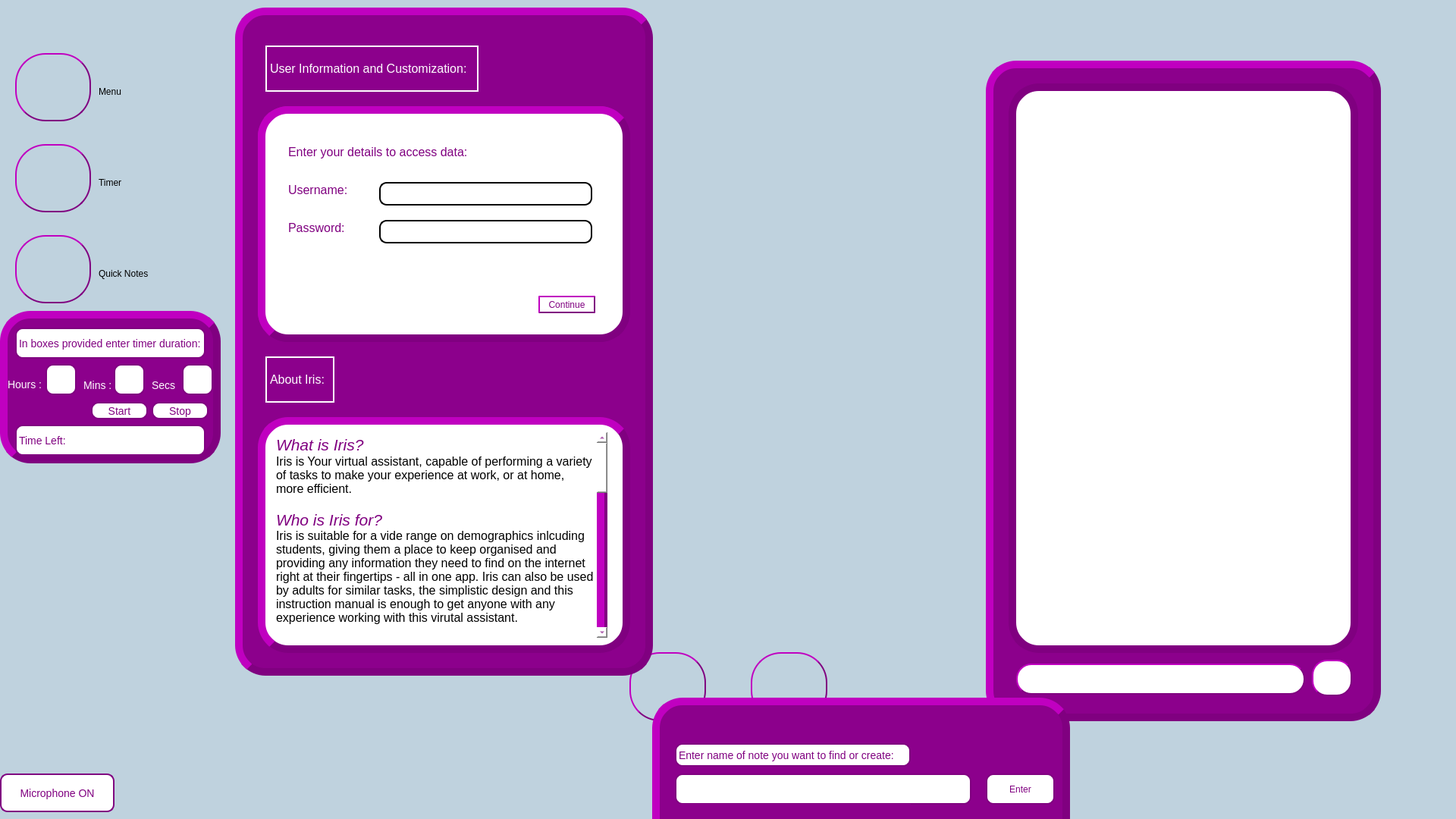
<?xml version="1.0" encoding="UTF-8"?>
<ui version="4.0">
 <class>MainWindow</class>
 <widget class="QMainWindow" name="MainWindow">
  <property name="enabled">
   <bool>true</bool>
  </property>
  <property name="geometry">
   <rect>
    <x>0</x>
    <y>0</y>
    <width>1920</width>
    <height>1080</height>
   </rect>
  </property>
  <property name="minimumSize">
   <size>
    <width>1920</width>
    <height>1080</height>
   </size>
  </property>
  <property name="maximumSize">
   <size>
    <width>1920</width>
    <height>1080</height>
   </size>
  </property>
  <property name="windowTitle">
   <string>MainWindow</string>
  </property>
  <property name="styleSheet">
   <string notr="true">background-color: rgb(191, 210, 222)</string>
  </property>
  <widget class="QWidget" name="centralwidget">
   <widget class="QLabel" name="label">
    <property name="geometry">
     <rect>
      <x>860</x>
      <y>130</y>
      <width>201</width>
      <height>641</height>
     </rect>
    </property>
    <property name="text">
     <string/>
    </property>
    <property name="pixmap">
     <pixmap>idle.png</pixmap>
    </property>
    <property name="scaledContents">
     <bool>true</bool>
    </property>
   </widget>
   <widget class="QLabel" name="statusText">
    <property name="geometry">
     <rect>
      <x>840</x>
      <y>790</y>
      <width>241</width>
      <height>41</height>
     </rect>
    </property>
    <property name="styleSheet">
     <string notr="true">font: 75 28pt &quot;Rockwell&quot;;</string>
    </property>
    <property name="text">
     <string/>
    </property>
   </widget>
   <widget class="QPushButton" name="micButton">
    <property name="geometry">
     <rect>
      <x>830</x>
      <y>860</y>
      <width>101</width>
      <height>91</height>
     </rect>
    </property>
    <property name="styleSheet">
     <string notr="true">QPushButton {
	background-color: rgb(191, 210, 222);
	border-style: outset;
	border-width: 2px;
	border-radius: 40px;
	border-color: rgb(128, 0, 128);
	color: rgb(128, 0, 128);
}

QPushButton:hover {
	background-color: rgb(160, 175, 185);
}

QPushButton:pressed {
	background-color: rgb(160rgb(94, 103, 109), 175, 185);
}


</string>
    </property>
    <property name="text">
     <string/>
    </property>
    <property name="icon">
     <iconset>
      <normaloff>microphone.png</normaloff>microphone.png</iconset>
    </property>
    <property name="iconSize">
     <size>
      <width>64</width>
      <height>64</height>
     </size>
    </property>
   </widget>
   <widget class="QPushButton" name="chatButton">
    <property name="geometry">
     <rect>
      <x>990</x>
      <y>860</y>
      <width>101</width>
      <height>91</height>
     </rect>
    </property>
    <property name="styleSheet">
     <string notr="true">QPushButton {
	background-color: rgb(191, 210, 222);
	border-style: outset;
	border-width: 2px;
	border-radius: 40px;
	border-color: rgb(128, 0, 128);
	color: rgb(128, 0, 128);
}

QPushButton:hover {
	background-color: rgb(160, 175, 185);
}

QPushButton:pressed {
	background-color: rgb(160rgb(94, 103, 109), 175, 185);
}


</string>
    </property>
    <property name="text">
     <string/>
    </property>
    <property name="icon">
     <iconset>
      <normaloff>chat.png</normaloff>chat.png</iconset>
    </property>
    <property name="iconSize">
     <size>
      <width>64</width>
      <height>64</height>
     </size>
    </property>
    <property name="checkable">
     <bool>false</bool>
    </property>
   </widget>
   <widget class="QPushButton" name="menuButton">
    <property name="geometry">
     <rect>
      <x>20</x>
      <y>70</y>
      <width>100</width>
      <height>90</height>
     </rect>
    </property>
    <property name="styleSheet">
     <string notr="true">QPushButton {
	background-color: rgb(191, 210, 222);
	border-style: outset;
	border-width: 2px;
	border-radius: 40px;
	border-color: rgb(128, 0, 128);
	color: rgb(128, 0, 128);
}

QPushButton:hover {
	background-color: rgb(160, 175, 185);
}

QPushButton:pressed {
	background-color: rgb(160rgb(94, 103, 109), 175, 185);
}


</string>
    </property>
    <property name="text">
     <string/>
    </property>
    <property name="icon">
     <iconset>
      <normaloff>menu.png</normaloff>menu.png</iconset>
    </property>
    <property name="iconSize">
     <size>
      <width>64</width>
      <height>64</height>
     </size>
    </property>
   </widget>
   <widget class="QPushButton" name="timerButton">
    <property name="geometry">
     <rect>
      <x>20</x>
      <y>190</y>
      <width>100</width>
      <height>90</height>
     </rect>
    </property>
    <property name="styleSheet">
     <string notr="true">QPushButton {
	background-color: rgb(191, 210, 222);
	border-style: outset;
	border-width: 2px;
	border-radius: 40px;
	border-color: rgb(128, 0, 128);
	color: rgb(128, 0, 128);
}

QPushButton:hover {
	background-color: rgb(160, 175, 185);
}

QPushButton:pressed {
	background-color: rgb(160rgb(94, 103, 109), 175, 185);
}


</string>
    </property>
    <property name="text">
     <string/>
    </property>
    <property name="icon">
     <iconset>
      <normaloff>timer.png</normaloff>timer.png</iconset>
    </property>
    <property name="iconSize">
     <size>
      <width>64</width>
      <height>64</height>
     </size>
    </property>
   </widget>
   <widget class="QPushButton" name="notesButton">
    <property name="geometry">
     <rect>
      <x>20</x>
      <y>310</y>
      <width>100</width>
      <height>90</height>
     </rect>
    </property>
    <property name="styleSheet">
     <string notr="true">QPushButton {
	background-color: rgb(191, 210, 222);
	border-style: outset;
	border-width: 2px;
	border-radius: 40px;
	border-color: rgb(128, 0, 128);
	color: rgb(128, 0, 128);
}

QPushButton:hover {
	background-color: rgb(160, 175, 185);
}

QPushButton:pressed {
	background-color: rgb(160rgb(94, 103, 109), 175, 185);
}


</string>
    </property>
    <property name="text">
     <string/>
    </property>
    <property name="icon">
     <iconset>
      <normaloff>quick notes.png</normaloff>quick notes.png</iconset>
    </property>
    <property name="iconSize">
     <size>
      <width>128</width>
      <height>128</height>
     </size>
    </property>
   </widget>
   <widget class="QLabel" name="menuLabel">
    <property name="geometry">
     <rect>
      <x>130</x>
      <y>100</y>
      <width>91</width>
      <height>41</height>
     </rect>
    </property>
    <property name="styleSheet">
     <string notr="true">font: 75 bold 20pt &quot;Rockwell&quot;;</string>
    </property>
    <property name="text">
     <string>Menu</string>
    </property>
   </widget>
   <widget class="QLabel" name="timerLabel">
    <property name="geometry">
     <rect>
      <x>130</x>
      <y>220</y>
      <width>91</width>
      <height>41</height>
     </rect>
    </property>
    <property name="styleSheet">
     <string notr="true">font: 75 bold 20pt &quot;Rockwell&quot;;</string>
    </property>
    <property name="text">
     <string>Timer</string>
    </property>
   </widget>
   <widget class="QLabel" name="timerLabel_2">
    <property name="geometry">
     <rect>
      <x>130</x>
      <y>340</y>
      <width>171</width>
      <height>41</height>
     </rect>
    </property>
    <property name="styleSheet">
     <string notr="true">font: 75 bold 20pt &quot;Rockwell&quot;;</string>
    </property>
    <property name="text">
     <string>Quick Notes</string>
    </property>
   </widget>
   <widget class="QFrame" name="frame">
    <property name="geometry">
     <rect>
      <x>390</x>
      <y>10</y>
      <width>451</width>
      <height>521</height>
     </rect>
    </property>
    <property name="styleSheet">
     <string notr="true">background-color: rgb(191, 210, 222);
border-style: outset;
border-width: 2px;
border-radius: 40px;
border-color: rgb(128, 0, 128);
color: rgb(128, 0, 128);</string>
    </property>
    <property name="frameShape">
     <enum>QFrame::StyledPanel</enum>
    </property>
    <property name="frameShadow">
     <enum>QFrame::Raised</enum>
    </property>
    <widget class="QLabel" name="label_2">
     <property name="geometry">
      <rect>
       <x>20</x>
       <y>20</y>
       <width>221</width>
       <height>61</height>
      </rect>
     </property>
     <property name="styleSheet">
      <string notr="true">font: 75 26pt &quot;Rockwell&quot;;
text-decoration: underline;
border: none</string>
     </property>
     <property name="text">
      <string>TO-DO LIST: </string>
     </property>
    </widget>
    <widget class="QPlainTextEdit" name="todoEdit">
     <property name="geometry">
      <rect>
       <x>13</x>
       <y>80</y>
       <width>421</width>
       <height>371</height>
      </rect>
     </property>
     <property name="styleSheet">
      <string notr="true">border: none;
font: 14pt &quot;MS Shell Dlg 2&quot;;
color: black
</string>
     </property>
     <property name="readOnly">
      <bool>true</bool>
     </property>
     <property name="plainText">
      <string/>
     </property>
    </widget>
    <widget class="QPushButton" name="clearTodo">
     <property name="geometry">
      <rect>
       <x>350</x>
       <y>480</y>
       <width>75</width>
       <height>23</height>
      </rect>
     </property>
     <property name="styleSheet">
      <string notr="true">QPushButton:hover {
	background-color: rgb(160, 175, 185);
}

QPushButton:pressed {
	background-color: rgb(160rgb(94, 103, 109), 175, 185);
}</string>
     </property>
     <property name="text">
      <string>Clear List</string>
     </property>
    </widget>
    <widget class="QPushButton" name="addToTodo">
     <property name="geometry">
      <rect>
       <x>350</x>
       <y>450</y>
       <width>75</width>
       <height>23</height>
      </rect>
     </property>
     <property name="styleSheet">
      <string notr="true">QPushButton:hover {
	background-color: rgb(160, 175, 185);
}

QPushButton:pressed {
	background-color: rgb(160rgb(94, 103, 109), 175, 185);
}</string>
     </property>
     <property name="text">
      <string>Add</string>
     </property>
    </widget>
    <widget class="QWidget" name="verticalLayoutWidget">
     <property name="geometry">
      <rect>
       <x>10</x>
       <y>80</y>
       <width>431</width>
       <height>361</height>
      </rect>
     </property>
     <layout class="QVBoxLayout" name="todoLayout">
      <property name="spacing">
       <number>0</number>
      </property>
      <property name="leftMargin">
       <number>1</number>
      </property>
      <property name="topMargin">
       <number>1</number>
      </property>
      <property name="rightMargin">
       <number>1</number>
      </property>
      <property name="bottomMargin">
       <number>1</number>
      </property>
     </layout>
    </widget>
    <widget class="QLineEdit" name="lineEdit">
     <property name="geometry">
      <rect>
       <x>10</x>
       <y>460</y>
       <width>331</width>
       <height>31</height>
      </rect>
     </property>
     <property name="styleSheet">
      <string notr="true">background-color: white;  /* White background */
border: 2px solid;        /* Border with default color */
border-radius: 10px;      /* Rounded edges */
border-color: rgb(128, 0, 128);
padding: 5px;</string>
     </property>
     <property name="text">
      <string/>
     </property>
    </widget>
   </widget>
   <widget class="QFrame" name="chatFrame">
    <property name="geometry">
     <rect>
      <x>1300</x>
      <y>80</y>
      <width>521</width>
      <height>871</height>
     </rect>
    </property>
    <property name="styleSheet">
     <string notr="true">background-color:rgb(140, 0, 140);
border-style: outset;
border-width: 10px;
border-radius: 40px;
border-color: rgb(128, 0, 128);
color: rgb(128, 0, 128);</string>
    </property>
    <property name="frameShape">
     <enum>QFrame::StyledPanel</enum>
    </property>
    <property name="frameShadow">
     <enum>QFrame::Raised</enum>
    </property>
    <widget class="QFrame" name="innerFrame">
     <property name="geometry">
      <rect>
       <x>30</x>
       <y>30</y>
       <width>461</width>
       <height>751</height>
      </rect>
     </property>
     <property name="styleSheet">
      <string notr="true">background-color: white;
border-style: solid;
border-width: 10px;
border-radius: 40px;
border-color: none</string>
     </property>
     <property name="frameShape">
      <enum>QFrame::StyledPanel</enum>
     </property>
     <property name="frameShadow">
      <enum>QFrame::Raised</enum>
     </property>
     <widget class="QTextBrowser" name="chat">
      <property name="geometry">
       <rect>
        <x>20</x>
        <y>20</y>
        <width>421</width>
        <height>711</height>
       </rect>
      </property>
      <property name="styleSheet">
       <string notr="true">border: none;
font-size: 16px;
color: black;
background-color: white;</string>
      </property>
     </widget>
    </widget>
    <widget class="QLineEdit" name="userEntry">
     <property name="geometry">
      <rect>
       <x>40</x>
       <y>795</y>
       <width>381</width>
       <height>41</height>
      </rect>
     </property>
     <property name="styleSheet">
      <string notr="true">background-color:white;
border-style: outset;
border-width: 2px;
border-radius: 20px;
border-color: rgb(128, 0, 128);
color: rgb(128, 0, 128);
font-size: 14px</string>
     </property>
     <property name="text">
      <string/>
     </property>
    </widget>
    <widget class="QPushButton" name="sendButton">
     <property name="geometry">
      <rect>
       <x>430</x>
       <y>790</y>
       <width>53</width>
       <height>48</height>
      </rect>
     </property>
     <property name="styleSheet">
      <string notr="true">QPushButton {
	background-color: rgb(255, 255, 255);
	border-style: outset;
	border-width: 2px;
	border-radius: 20px;
	border-color: rgb(128, 0, 128);
	color: rgb(128, 0, 128);
}

QPushButton:hover {
	background-color: rgb(160, 175, 185);
}

QPushButton:pressed {
	background-color: rgb(160rgb(94, 103, 109), 175, 185);
}


</string>
     </property>
     <property name="text">
      <string/>
     </property>
     <property name="icon">
      <iconset>
       <normaloff>sendChat.png</normaloff>sendChat.png</iconset>
     </property>
     <property name="iconSize">
      <size>
       <width>32</width>
       <height>32</height>
      </size>
     </property>
    </widget>
   </widget>
   <widget class="QLabel" name="user">
    <property name="geometry">
     <rect>
      <x>10</x>
      <y>10</y>
      <width>211</width>
      <height>16</height>
     </rect>
    </property>
    <property name="styleSheet">
     <string notr="true">font-size: 13px;
</string>
    </property>
    <property name="text">
     <string/>
    </property>
   </widget>
   <widget class="QFrame" name="notes">
    <property name="geometry">
     <rect>
      <x>860</x>
      <y>920</y>
      <width>551</width>
      <height>681</height>
     </rect>
    </property>
    <property name="styleSheet">
     <string notr="true">background-color:rgb(140, 0, 140);
border-style: outset;
border-width: 10px;
border-radius: 40px;
border-color: rgb(128, 0, 128);
color: rgb(128, 0, 128);</string>
    </property>
    <property name="frameShape">
     <enum>QFrame::StyledPanel</enum>
    </property>
    <property name="frameShadow">
     <enum>QFrame::Raised</enum>
    </property>
    <widget class="QLineEdit" name="inputNote">
     <property name="geometry">
      <rect>
       <x>30</x>
       <y>100</y>
       <width>391</width>
       <height>41</height>
      </rect>
     </property>
     <property name="styleSheet">
      <string notr="true">border:solid;
border-width:2px;
border-radius: 10px;
border-color: rgb(128, 0, 128);
background-color: white;
font-size:14px;</string>
     </property>
    </widget>
    <widget class="QPushButton" name="enterButton">
     <property name="geometry">
      <rect>
       <x>440</x>
       <y>100</y>
       <width>91</width>
       <height>41</height>
      </rect>
     </property>
     <property name="styleSheet">
      <string notr="true">QPushButton{
border:solid;
border-width:2px;
border-radius: 10px;
border-color: rgb(128, 0, 128);
background-color: white;
}

QPushButton:hover {
	background-color: rgb(160, 175, 185);
}

QPushButton:pressed {
	background-color: rgb(160rgb(94, 103, 109), 175, 185);
}


</string>
     </property>
     <property name="text">
      <string>Enter</string>
     </property>
    </widget>
    <widget class="QPlainTextEdit" name="displayNote">
     <property name="geometry">
      <rect>
       <x>30</x>
       <y>170</y>
       <width>491</width>
       <height>451</height>
      </rect>
     </property>
     <property name="styleSheet">
      <string notr="true">border:solid;
border-width:2px;
border-radius: 10px;
border-color: rgb(128, 0, 128);
background-color: white;
font-size:14px;</string>
     </property>
    </widget>
    <widget class="QLabel" name="label_6">
     <property name="geometry">
      <rect>
       <x>30</x>
       <y>60</y>
       <width>311</width>
       <height>31</height>
      </rect>
     </property>
     <property name="styleSheet">
      <string notr="true">border:solid;
border-width:2px;
border-radius: 10px;
border-color: rgb(128, 0, 128);
background-color: white;
font-size: 14px;</string>
     </property>
     <property name="text">
      <string>Enter name of note you want to find or create:</string>
     </property>
    </widget>
    <widget class="QPushButton" name="saveButton">
     <property name="geometry">
      <rect>
       <x>420</x>
       <y>630</y>
       <width>91</width>
       <height>41</height>
      </rect>
     </property>
     <property name="styleSheet">
      <string notr="true">QPushButton {
border:solid;
border-width:2px;
border-radius: 10px;
border-color: rgb(128, 0, 128);
background-color: white;
}


QPushButton:hover {
	background-color: rgb(160, 175, 185);
}

QPushButton:pressed {
	background-color: rgb(160rgb(94, 103, 109), 175, 185);
}


</string>
     </property>
     <property name="text">
      <string>Save</string>
     </property>
    </widget>
    <widget class="QLabel" name="notice">
     <property name="geometry">
      <rect>
       <x>30</x>
       <y>140</y>
       <width>311</width>
       <height>31</height>
      </rect>
     </property>
     <property name="styleSheet">
      <string notr="true">border:none;
background-color: rgb(140, 0, 140);
font-size: 14px;
color: white;</string>
     </property>
     <property name="text">
      <string/>
     </property>
    </widget>
   </widget>
   <widget class="QWidget" name="timer" native="true">
    <property name="geometry">
     <rect>
      <x>0</x>
      <y>410</y>
      <width>291</width>
      <height>201</height>
     </rect>
    </property>
    <property name="styleSheet">
     <string notr="true">background-color:rgb(140, 0, 140);
border-style: outset;
border-width: 10px;
border-radius: 40px;
border-color: rgb(128, 0, 128);
color: rgb(128, 0, 128);</string>
    </property>
    <widget class="QLabel" name="label_7">
     <property name="geometry">
      <rect>
       <x>20</x>
       <y>22</y>
       <width>251</width>
       <height>41</height>
      </rect>
     </property>
     <property name="styleSheet">
      <string notr="true">border:solid;
border-width:2px;
border-radius: 10px;
border-color: rgb(128, 0, 128);
background-color: white;
font-size: 14px;</string>
     </property>
     <property name="text">
      <string>In boxes provided enter timer duration:</string>
     </property>
    </widget>
    <widget class="QLineEdit" name="hours">
     <property name="geometry">
      <rect>
       <x>60</x>
       <y>70</y>
       <width>41</width>
       <height>41</height>
      </rect>
     </property>
     <property name="styleSheet">
      <string notr="true">border:solid;
border-width:2px;
border-radius: 10px;
border-color: rgb(128, 0, 128);
background-color: white;
font-size: 14px;</string>
     </property>
     <property name="text">
      <string/>
     </property>
    </widget>
    <widget class="QLineEdit" name="minutes">
     <property name="geometry">
      <rect>
       <x>150</x>
       <y>70</y>
       <width>41</width>
       <height>41</height>
      </rect>
     </property>
     <property name="styleSheet">
      <string notr="true">border:solid;
border-width:2px;
border-radius: 10px;
border-color: rgb(128, 0, 128);
background-color: white;
font-size: 14px;</string>
     </property>
     <property name="text">
      <string/>
     </property>
    </widget>
    <widget class="QLabel" name="label_8">
     <property name="geometry">
      <rect>
       <x>10</x>
       <y>90</y>
       <width>47</width>
       <height>13</height>
      </rect>
     </property>
     <property name="styleSheet">
      <string notr="true">border:none;
border-color: rgb(128, 0, 128);
background-color: rgb(140, 0, 140);
font-size: 14px;
color: white;</string>
     </property>
     <property name="text">
      <string>Hours :</string>
     </property>
    </widget>
    <widget class="QLabel" name="label_9">
     <property name="geometry">
      <rect>
       <x>110</x>
       <y>90</y>
       <width>41</width>
       <height>16</height>
      </rect>
     </property>
     <property name="styleSheet">
      <string notr="true">border:none;
border-color: rgb(128, 0, 128);
background-color: rgb(140, 0, 140);
font-size: 14px;
color: white;</string>
     </property>
     <property name="text">
      <string>Mins :</string>
     </property>
    </widget>
    <widget class="QPushButton" name="timerStart">
     <property name="geometry">
      <rect>
       <x>120</x>
       <y>120</y>
       <width>75</width>
       <height>23</height>
      </rect>
     </property>
     <property name="styleSheet">
      <string notr="true">QPushButton {
border:solid;
border-width:2px;
border-radius: 10px;
border-color: rgb(128, 0, 128);
background-color: white;
font-size: 14px;
}


QPushButton:hover {
	background-color: rgb(160, 175, 185);
}

QPushButton:pressed {
	background-color: rgb(94, 103, 109);
}


</string>
     </property>
     <property name="text">
      <string>Start</string>
     </property>
    </widget>
    <widget class="QPushButton" name="timerStop">
     <property name="geometry">
      <rect>
       <x>200</x>
       <y>120</y>
       <width>75</width>
       <height>23</height>
      </rect>
     </property>
     <property name="styleSheet">
      <string notr="true">QPushButton {
border:solid;
border-width:2px;
border-radius: 10px;
border-color: rgb(128, 0, 128);
background-color: white;
font-size: 14px;
}


QPushButton:hover {
	background-color: rgb(160, 175, 185);
}

QPushButton:pressed {
	background-color: rgb(94, 103, 109);
}


</string>
     </property>
     <property name="text">
      <string>Stop</string>
     </property>
    </widget>
    <widget class="QLabel" name="label_10">
     <property name="geometry">
      <rect>
       <x>200</x>
       <y>90</y>
       <width>31</width>
       <height>16</height>
      </rect>
     </property>
     <property name="styleSheet">
      <string notr="true">border:none;
border-color: rgb(128, 0, 128);
background-color: rgb(140, 0, 140);
font-size: 14px;
color: white;</string>
     </property>
     <property name="text">
      <string>Secs:</string>
     </property>
    </widget>
    <widget class="QLineEdit" name="seconds">
     <property name="geometry">
      <rect>
       <x>240</x>
       <y>70</y>
       <width>41</width>
       <height>41</height>
      </rect>
     </property>
     <property name="styleSheet">
      <string notr="true">border:solid;
border-width:2px;
border-radius: 10px;
border-color: rgb(128, 0, 128);
background-color: white;
font-size: 14px;</string>
     </property>
     <property name="text">
      <string/>
     </property>
    </widget>
    <widget class="QLabel" name="remainTime">
     <property name="geometry">
      <rect>
       <x>20</x>
       <y>150</y>
       <width>251</width>
       <height>41</height>
      </rect>
     </property>
     <property name="styleSheet">
      <string notr="true">border:solid;
border-width:2px;
border-radius: 10px;
border-color: rgb(128, 0, 128);
background-color: white;
font-size: 14px;</string>
     </property>
     <property name="text">
      <string>Time Left:</string>
     </property>
    </widget>
   </widget>
   <widget class="QFrame" name="menuTab">
    <property name="geometry">
     <rect>
      <x>310</x>
      <y>10</y>
      <width>551</width>
      <height>881</height>
     </rect>
    </property>
    <property name="styleSheet">
     <string notr="true">background-color:rgb(140, 0, 140);
border-style: outset;
border-width: 10px;
border-radius: 40px;
border-color: rgb(128, 0, 128);
color: rgb(128, 0, 128);</string>
    </property>
    <property name="frameShape">
     <enum>QFrame::StyledPanel</enum>
    </property>
    <property name="frameShadow">
     <enum>QFrame::Raised</enum>
    </property>
    <widget class="QLabel" name="label_3">
     <property name="geometry">
      <rect>
       <x>40</x>
       <y>50</y>
       <width>281</width>
       <height>61</height>
      </rect>
     </property>
     <property name="styleSheet">
      <string notr="true">border: solid; 
border-width: 2px;
border-color: white;
color: white;
font-size: 16px;
</string>
     </property>
     <property name="text">
      <string>User Information and Customization:</string>
     </property>
    </widget>
    <widget class="QLabel" name="label_4">
     <property name="geometry">
      <rect>
       <x>40</x>
       <y>460</y>
       <width>91</width>
       <height>61</height>
      </rect>
     </property>
     <property name="styleSheet">
      <string notr="true">border: solid; 
border-width: 2px;
border-color: white;
color: white;
font-size: 16px;
</string>
     </property>
     <property name="text">
      <string>About Iris:</string>
     </property>
    </widget>
    <widget class="QFrame" name="frame_3">
     <property name="geometry">
      <rect>
       <x>30</x>
       <y>130</y>
       <width>491</width>
       <height>311</height>
      </rect>
     </property>
     <property name="styleSheet">
      <string notr="true">background-color: white</string>
     </property>
     <property name="frameShape">
      <enum>QFrame::StyledPanel</enum>
     </property>
     <property name="frameShadow">
      <enum>QFrame::Raised</enum>
     </property>
     <widget class="QLabel" name="yourUsername">
      <property name="geometry">
       <rect>
        <x>20</x>
        <y>90</y>
        <width>111</width>
        <height>41</height>
       </rect>
      </property>
      <property name="styleSheet">
       <string notr="true">border: none;
font-size: 16px</string>
      </property>
      <property name="text">
       <string>Your username</string>
      </property>
     </widget>
     <widget class="QLabel" name="yourUsername_2">
      <property name="geometry">
       <rect>
        <x>20</x>
        <y>140</y>
        <width>111</width>
        <height>41</height>
       </rect>
      </property>
      <property name="styleSheet">
       <string notr="true">border: none;
font-size: 16px</string>
      </property>
      <property name="text">
       <string>Your password</string>
      </property>
     </widget>
     <widget class="QLabel" name="yourUsername_3">
      <property name="geometry">
       <rect>
        <x>20</x>
        <y>40</y>
        <width>111</width>
        <height>41</height>
       </rect>
      </property>
      <property name="styleSheet">
       <string notr="true">border: none;
font-size: 16px</string>
      </property>
      <property name="text">
       <string>Your nickname</string>
      </property>
     </widget>
     <widget class="QPushButton" name="saveChanges">
      <property name="geometry">
       <rect>
        <x>370</x>
        <y>240</y>
        <width>91</width>
        <height>31</height>
       </rect>
      </property>
      <property name="styleSheet">
       <string notr="true">QPushButton {
	background-color: white;
	border-style: outset;
	border-width: 2px;
	border-radius: 40px;
	border-color: rgb(128, 0, 128);
	color: rgb(128, 0, 128);
}

QPushButton:hover {
	background-color: rgb(160, 175, 185);
}

QPushButton:pressed {
	background-color: rgb(160rgb(94, 103, 109), 175, 185);
}


</string>
      </property>
      <property name="text">
       <string>Save Changes</string>
      </property>
     </widget>
     <widget class="QLineEdit" name="nickname">
      <property name="geometry">
       <rect>
        <x>160</x>
        <y>50</y>
        <width>281</width>
        <height>31</height>
       </rect>
      </property>
      <property name="styleSheet">
       <string notr="true">border: solid;
border-radius: 10px;
border-width: 2px;
font-size: 14px;
color: black</string>
      </property>
     </widget>
     <widget class="QLineEdit" name="usernameEdit">
      <property name="geometry">
       <rect>
        <x>160</x>
        <y>100</y>
        <width>281</width>
        <height>31</height>
       </rect>
      </property>
      <property name="styleSheet">
       <string notr="true">border: solid;
border-radius: 10px;
border-width: 2px;
font-size: 14px;
color: grey</string>
      </property>
      <property name="text">
       <string/>
      </property>
      <property name="readOnly">
       <bool>true</bool>
      </property>
     </widget>
     <widget class="QLineEdit" name="passwordEdit">
      <property name="geometry">
       <rect>
        <x>160</x>
        <y>150</y>
        <width>281</width>
        <height>31</height>
       </rect>
      </property>
      <property name="styleSheet">
       <string notr="true">border: solid;
border-radius: 10px;
border-width: 2px;
font-size: 14px;
color: grey</string>
      </property>
      <property name="readOnly">
       <bool>true</bool>
      </property>
     </widget>
     <widget class="QLabel" name="label_5">
      <property name="geometry">
       <rect>
        <x>210</x>
        <y>232</y>
        <width>111</width>
        <height>41</height>
       </rect>
      </property>
      <property name="styleSheet">
       <string notr="true">border: none;
color: red;
font-size: 14px</string>
      </property>
      <property name="text">
       <string/>
      </property>
     </widget>
     <widget class="QLabel" name="completeMessage">
      <property name="geometry">
       <rect>
        <x>140</x>
        <y>250</y>
        <width>231</width>
        <height>21</height>
       </rect>
      </property>
      <property name="styleSheet">
       <string notr="true">border: none;
font-size: 16px;
color: red</string>
      </property>
      <property name="text">
       <string/>
      </property>
     </widget>
     <widget class="QWidget" name="lanPanel" native="true">
      <property name="geometry">
       <rect>
        <x>20</x>
        <y>190</y>
        <width>331</width>
        <height>101</height>
       </rect>
      </property>
      <property name="styleSheet">
       <string notr="true">background-color:rgb(255, 255, 255);
border-style: outset;
border-width: 2px;
border-radius: 40px;
border-color: rgb(128, 0, 128);
color: rgb(128, 0, 128);</string>
      </property>
      <widget class="QLabel" name="lang_label">
       <property name="geometry">
        <rect>
         <x>20</x>
         <y>10</y>
         <width>251</width>
         <height>31</height>
        </rect>
       </property>
       <property name="styleSheet">
        <string notr="true">border:solid;
border-width:2px;
border-radius: 10px;
border-color: rgb(128, 0, 128);
background-color: white;
font-size: 12px;</string>
       </property>
       <property name="text">
        <string>Select a language:</string>
       </property>
      </widget>
      <widget class="QRadioButton" name="en">
       <property name="geometry">
        <rect>
         <x>20</x>
         <y>50</y>
         <width>121</width>
         <height>21</height>
        </rect>
       </property>
       <property name="styleSheet">
        <string notr="true">border: none;</string>
       </property>
       <property name="text">
        <string>English (default)</string>
       </property>
      </widget>
      <widget class="QRadioButton" name="es">
       <property name="geometry">
        <rect>
         <x>140</x>
         <y>50</y>
         <width>81</width>
         <height>21</height>
        </rect>
       </property>
       <property name="styleSheet">
        <string notr="true">border: none;</string>
       </property>
       <property name="text">
        <string>Spanish</string>
       </property>
      </widget>
      <widget class="QRadioButton" name="fr">
       <property name="geometry">
        <rect>
         <x>240</x>
         <y>50</y>
         <width>71</width>
         <height>21</height>
        </rect>
       </property>
       <property name="styleSheet">
        <string notr="true">border: none;</string>
       </property>
       <property name="text">
        <string>French</string>
       </property>
      </widget>
     </widget>
     <widget class="QFrame" name="securityCheck">
      <property name="geometry">
       <rect>
        <x>0</x>
        <y>0</y>
        <width>491</width>
        <height>311</height>
       </rect>
      </property>
      <property name="styleSheet">
       <string notr="true">background-color: white</string>
      </property>
      <property name="frameShape">
       <enum>QFrame::StyledPanel</enum>
      </property>
      <property name="frameShadow">
       <enum>QFrame::Raised</enum>
      </property>
      <widget class="QLabel" name="Passwordlabel">
       <property name="geometry">
        <rect>
         <x>40</x>
         <y>140</y>
         <width>111</width>
         <height>41</height>
        </rect>
       </property>
       <property name="styleSheet">
        <string notr="true">border: none;
font-size: 16px</string>
       </property>
       <property name="text">
        <string>Password:</string>
       </property>
      </widget>
      <widget class="QPushButton" name="continueButton">
       <property name="geometry">
        <rect>
         <x>370</x>
         <y>250</y>
         <width>75</width>
         <height>23</height>
        </rect>
       </property>
       <property name="styleSheet">
        <string notr="true">QPushButton {
	background-color: white;
	border-style: outset;
	border-width: 2px;
	border-radius: 40px;
	border-color: rgb(128, 0, 128);
	color: rgb(128, 0, 128);
}

QPushButton:hover {
	background-color: rgb(160, 175, 185);
}

QPushButton:pressed {
	background-color: rgb(160rgb(94, 103, 109), 175, 185);
}


</string>
       </property>
       <property name="text">
        <string>Continue</string>
       </property>
      </widget>
      <widget class="QLineEdit" name="passCheck">
       <property name="geometry">
        <rect>
         <x>160</x>
         <y>150</y>
         <width>281</width>
         <height>31</height>
        </rect>
       </property>
       <property name="styleSheet">
        <string notr="true">border: solid;
border-radius: 10px;
border-width: 2px;
font-size: 14px;
color: black</string>
       </property>
      </widget>
      <widget class="QLabel" name="errorMessage">
       <property name="geometry">
        <rect>
         <x>40</x>
         <y>190</y>
         <width>391</width>
         <height>41</height>
        </rect>
       </property>
       <property name="styleSheet">
        <string notr="true">border: none;
font-size: 14px;
color: red;</string>
       </property>
       <property name="text">
        <string/>
       </property>
      </widget>
      <widget class="QLabel" name="Passwordlabel_2">
       <property name="geometry">
        <rect>
         <x>40</x>
         <y>90</y>
         <width>111</width>
         <height>41</height>
        </rect>
       </property>
       <property name="styleSheet">
        <string notr="true">border: none;
font-size: 16px</string>
       </property>
       <property name="text">
        <string>Username: </string>
       </property>
      </widget>
      <widget class="QLineEdit" name="usernameCheck">
       <property name="geometry">
        <rect>
         <x>160</x>
         <y>100</y>
         <width>281</width>
         <height>31</height>
        </rect>
       </property>
       <property name="styleSheet">
        <string notr="true">border: solid;
border-radius: 10px;
border-width: 2px;
font-size: 14px;
color: black</string>
       </property>
      </widget>
      <widget class="QLabel" name="Passwordlabel_3">
       <property name="geometry">
        <rect>
         <x>40</x>
         <y>40</y>
         <width>271</width>
         <height>41</height>
        </rect>
       </property>
       <property name="styleSheet">
        <string notr="true">border: none;
font-size: 16px</string>
       </property>
       <property name="text">
        <string>Enter your details to access data:</string>
       </property>
      </widget>
     </widget>
    </widget>
    <widget class="QFrame" name="frame_4">
     <property name="geometry">
      <rect>
       <x>30</x>
       <y>540</y>
       <width>491</width>
       <height>311</height>
      </rect>
     </property>
     <property name="styleSheet">
      <string notr="true">background-color: white</string>
     </property>
     <property name="frameShape">
      <enum>QFrame::StyledPanel</enum>
     </property>
     <property name="frameShadow">
      <enum>QFrame::Raised</enum>
     </property>
     <widget class="QTextEdit" name="textEdit">
      <property name="geometry">
       <rect>
        <x>20</x>
        <y>20</y>
        <width>441</width>
        <height>271</height>
       </rect>
      </property>
      <property name="styleSheet">
       <string notr="true">border: none; 
font-size: 14px;
color: black</string>
      </property>
      <property name="readOnly">
       <bool>true</bool>
      </property>
      <property name="html">
       <string>&lt;!DOCTYPE HTML PUBLIC &quot;-//W3C//DTD HTML 4.0//EN&quot; &quot;http://www.w3.org/TR/REC-html40/strict.dtd&quot;&gt;
&lt;html&gt;&lt;head&gt;&lt;meta name=&quot;qrichtext&quot; content=&quot;1&quot; /&gt;&lt;style type=&quot;text/css&quot;&gt;
p, li { white-space: pre-wrap; }
&lt;/style&gt;&lt;/head&gt;&lt;body style=&quot; font-family:'MS Shell Dlg 2'; font-size:14px; font-weight:400; font-style:normal;&quot;&gt;
&lt;p style=&quot; margin-top:0px; margin-bottom:0px; margin-left:0px; margin-right:0px; -qt-block-indent:0; text-indent:0px;&quot;&gt;&lt;span style=&quot; font-size:16pt; font-style:italic; color:#800080;&quot;&gt;What is Iris?&lt;/span&gt;&lt;/p&gt;
&lt;p style=&quot; margin-top:0px; margin-bottom:0px; margin-left:0px; margin-right:0px; -qt-block-indent:0; text-indent:0px;&quot;&gt;&lt;span style=&quot; font-size:12pt;&quot;&gt;Iris is Your virtual assistant, capable of performing a variety of tasks to make your experience at work, or at home, more efficient.&lt;/span&gt;&lt;/p&gt;
&lt;p style=&quot; margin-top:0px; margin-bottom:0px; margin-left:0px; margin-right:0px; -qt-block-indent:0; text-indent:0px;&quot;&gt;&lt;span style=&quot; font-size:12pt;&quot;&gt; &lt;/span&gt;&lt;/p&gt;
&lt;p style=&quot; margin-top:0px; margin-bottom:0px; margin-left:0px; margin-right:0px; -qt-block-indent:0; text-indent:0px;&quot;&gt;&lt;span style=&quot; font-size:16pt; font-style:italic; color:#800080;&quot;&gt;Who is Iris for?&lt;/span&gt;&lt;span style=&quot; font-size:12pt;&quot;&gt;&lt;br /&gt;Iris is suitable for a vide range on demographics inlcuding students, giving them a place to keep organised and providing any information they need to find on the internet right at their fingertips - all in one app. Iris can also be used by adults for similar tasks, the simplistic design and this instruction manual is enough to get anyone with any experience working with this virutal assistant.&lt;/span&gt;&lt;/p&gt;
&lt;p style=&quot;-qt-paragraph-type:empty; margin-top:0px; margin-bottom:0px; margin-left:0px; margin-right:0px; -qt-block-indent:0; text-indent:0px; font-size:12pt;&quot;&gt;&lt;br /&gt;&lt;/p&gt;
&lt;p style=&quot; margin-top:0px; margin-bottom:0px; margin-left:0px; margin-right:0px; -qt-block-indent:0; text-indent:0px;&quot;&gt;&lt;span style=&quot; font-size:16pt; font-style:italic; color:#800080;&quot;&gt;What can Iris do?&lt;/span&gt;&lt;/p&gt;
&lt;p style=&quot; margin-top:0px; margin-bottom:0px; margin-left:0px; margin-right:0px; -qt-block-indent:0; text-indent:0px;&quot;&gt;&lt;span style=&quot; font-size:12pt; color:#000000;&quot;&gt;At the moment Iris is able to perform the following tasks: find quick answers and links for you, open any link you provide. Displaying your todo-list. Storing your notes. Setting a timer and providing a handy calendar. &lt;/span&gt;&lt;/p&gt;
&lt;p style=&quot; margin-top:0px; margin-bottom:0px; margin-left:0px; margin-right:0px; -qt-block-indent:0; text-indent:0px;&quot;&gt;&lt;span style=&quot; font-size:12pt; color:#000000;&quot;&gt;In addition, you are also able to change your Nickname and Location. (your location is only used to provide weather forecasts, you dont have to provide it to us, you are able to put &amp;quot;weather in ...&amp;quot; with the city name into chat and receive the weather anyway.&lt;br /&gt;To use the google search: type yout message into the chat window and sent it, if quick information is available then Iris will display it, if not, she will display links which youre able to copy and paste into the chat and the link will open. &lt;/span&gt;&lt;/p&gt;
&lt;p style=&quot; margin-top:0px; margin-bottom:0px; margin-left:0px; margin-right:0px; -qt-block-indent:0; text-indent:0px;&quot;&gt;&lt;span style=&quot; font-size:12pt; color:#000000;&quot;&gt;In addition, youre able to use the wakeword 'Iris' and speak your command to the assistant. If this is successful it will appear in chat and you will get a reply. In addition you can press the microphone button and ask your question. (list of commands is available at the bottom of this document)&lt;br /&gt;Finally the chat window is collapsable, meaning if you click the chat button the window will dissapear, if you click it again it will appear again.&lt;/span&gt;&lt;/p&gt;
&lt;p style=&quot;-qt-paragraph-type:empty; margin-top:0px; margin-bottom:0px; margin-left:0px; margin-right:0px; -qt-block-indent:0; text-indent:0px; font-size:12pt; color:#000000;&quot;&gt;&lt;br /&gt;&lt;/p&gt;
&lt;p style=&quot; margin-top:0px; margin-bottom:0px; margin-left:0px; margin-right:0px; -qt-block-indent:0; text-indent:0px;&quot;&gt;&lt;span style=&quot; font-size:12pt; color:#000000;&quot;&gt;Thank you for using the software.&lt;/span&gt;&lt;/p&gt;
&lt;p style=&quot;-qt-paragraph-type:empty; margin-top:0px; margin-bottom:0px; margin-left:0px; margin-right:0px; -qt-block-indent:0; text-indent:0px; font-size:12pt; color:#000000;&quot;&gt;&lt;br /&gt;&lt;/p&gt;
&lt;p style=&quot; margin-top:0px; margin-bottom:0px; margin-left:0px; margin-right:0px; -qt-block-indent:0; text-indent:0px;&quot;&gt;&lt;span style=&quot; font-size:16pt; font-style:italic; color:#800080;&quot;&gt;Using the Microphone: &lt;/span&gt;&lt;/p&gt;
&lt;p style=&quot; margin-top:0px; margin-bottom:0px; margin-left:0px; margin-right:0px; -qt-block-indent:0; text-indent:0px;&quot;&gt;&lt;span style=&quot; font-size:12pt; color:#000000;&quot;&gt;Iris is able to recognise a wake word 'Iris'. When the wake word is recognised you may speak the request which will apear in the chat window. All you have to do is send it and Iris will do the rest!&lt;/span&gt;&lt;/p&gt;
&lt;p style=&quot;-qt-paragraph-type:empty; margin-top:0px; margin-bottom:0px; margin-left:0px; margin-right:0px; -qt-block-indent:0; text-indent:0px; font-size:12pt; color:#000000;&quot;&gt;&lt;br /&gt;&lt;/p&gt;
&lt;p style=&quot; margin-top:0px; margin-bottom:0px; margin-left:0px; margin-right:0px; -qt-block-indent:0; text-indent:0px;&quot;&gt;&lt;span style=&quot; font-size:16pt; font-style:italic; color:#800080;&quot;&gt;Languages:&lt;/span&gt;&lt;/p&gt;
&lt;p style=&quot; margin-top:0px; margin-bottom:0px; margin-left:0px; margin-right:0px; -qt-block-indent:0; text-indent:0px;&quot;&gt;&lt;span style=&quot; font-size:12pt; color:#000000;&quot;&gt;Using the menu tab, in User Information and Customization you are able to select the language to use Iris with. This will change the chat window as well as allow You to speak to Iris in that language too!&lt;/span&gt;&lt;/p&gt;
&lt;p style=&quot;-qt-paragraph-type:empty; margin-top:0px; margin-bottom:0px; margin-left:0px; margin-right:0px; -qt-block-indent:0; text-indent:0px; font-size:12pt; color:#000000;&quot;&gt;&lt;br /&gt;&lt;/p&gt;&lt;/body&gt;&lt;/html&gt;</string>
      </property>
     </widget>
    </widget>
   </widget>
   <widget class="QPushButton" name="micMuteButton">
    <property name="geometry">
     <rect>
      <x>0</x>
      <y>1020</y>
      <width>151</width>
      <height>51</height>
     </rect>
    </property>
    <property name="styleSheet">
     <string notr="true">QPushButton{
border:solid;
border-width:2px;
border-radius: 10px;
border-color: rgb(128, 0, 128);
background-color: white;
font-size: 14px;
color: rgb(128, 0, 128);
}

QPushButton:hover {
	background-color: rgb(160, 175, 185);
}

QPushButton:pressed {
	background-color: rgb(160rgb(94, 103, 109), 175, 185);
}
</string>
    </property>
    <property name="text">
     <string>Microphone ON</string>
    </property>
   </widget>
  </widget>
 </widget>
 <resources/>
 <connections/>
</ui>
